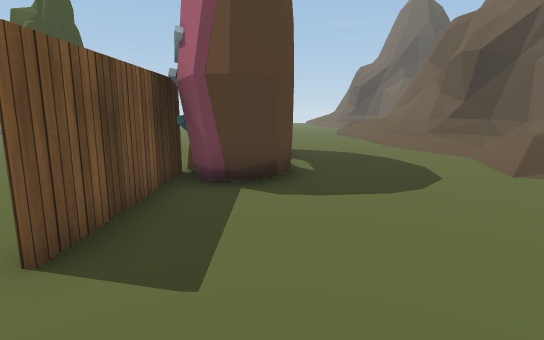
[1] (above)

23 first-person views from a walk through a Unity game level. The camera is 1.2 m above the floor, tilts 10° down and sees 80° across. The floor is counted in squares, 1 m on a side. Each view is taken from the middle of a square. On the plan, view 1 faces up. The plan holds only what a view shows up to about 14 squares ahead; the rest is blank. The place goes on beyond the plan. The player is left out. Some animated figures are not drawn. Some surface patterns are stand-ins.

[2]
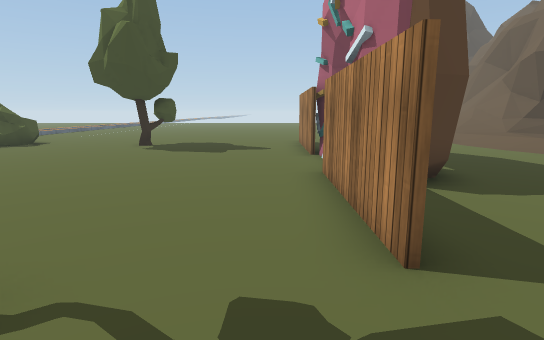

[3]
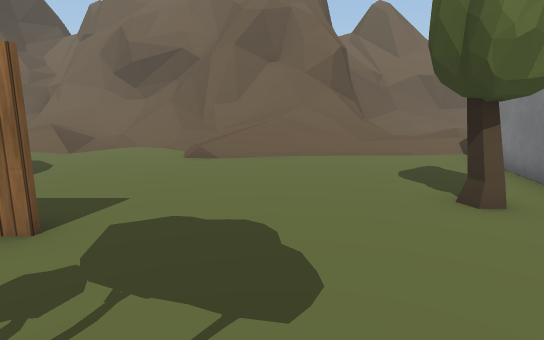

[4]
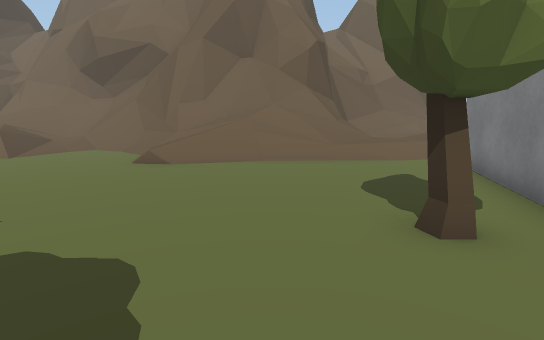

[5]
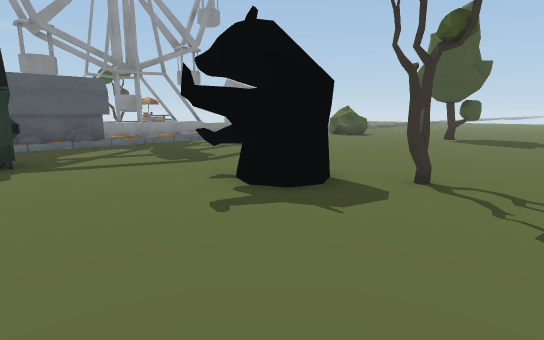

[6]
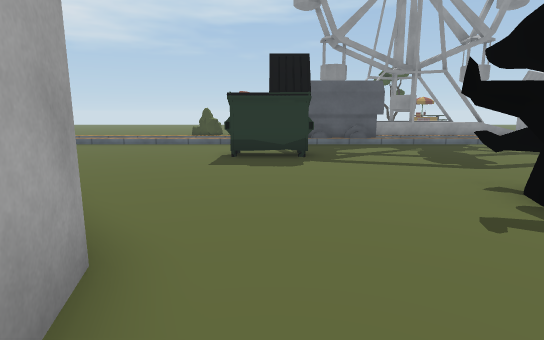

[7]
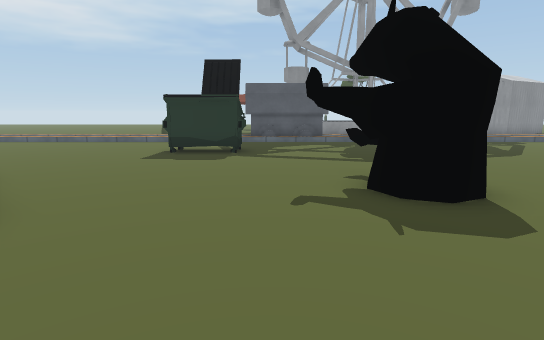

[8]
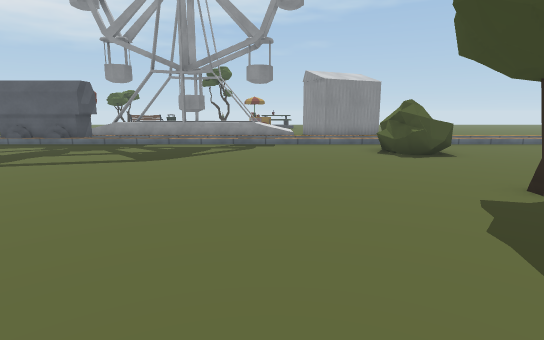

[9]
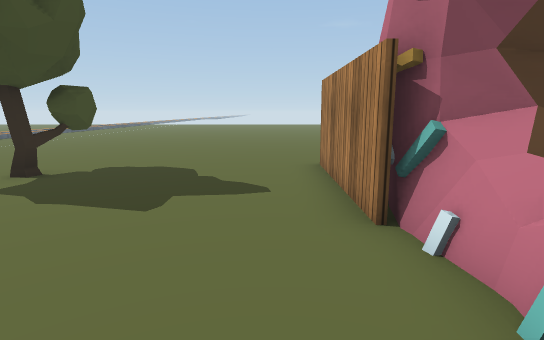

[10]
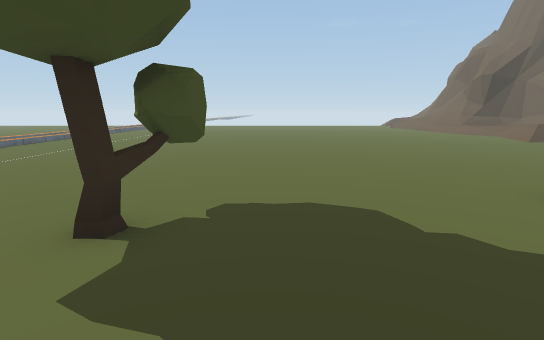

[11]
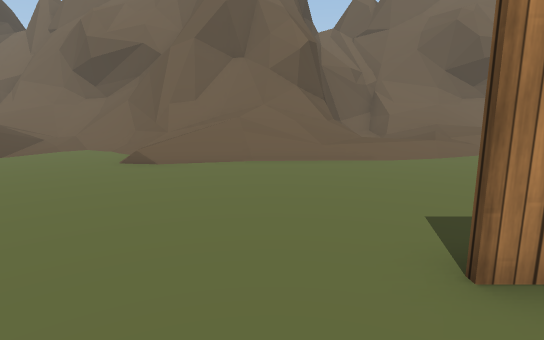

[12]
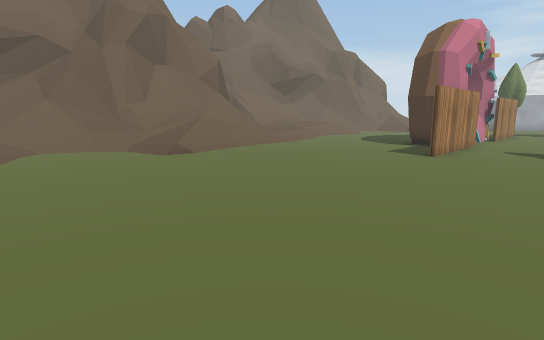

[13]
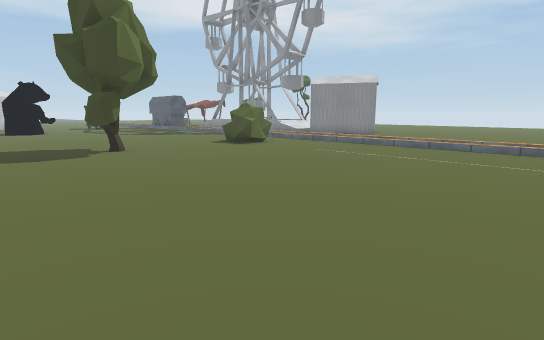

[14]
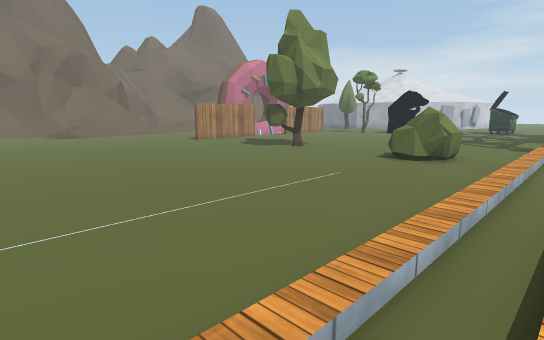

[15]
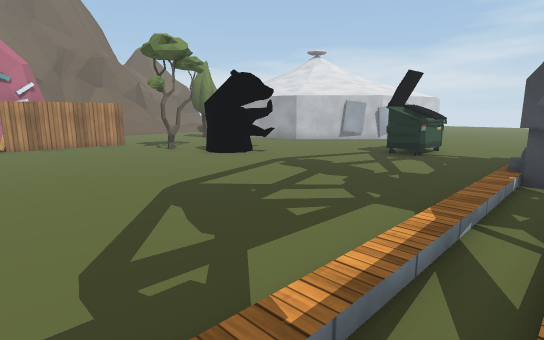

[16]
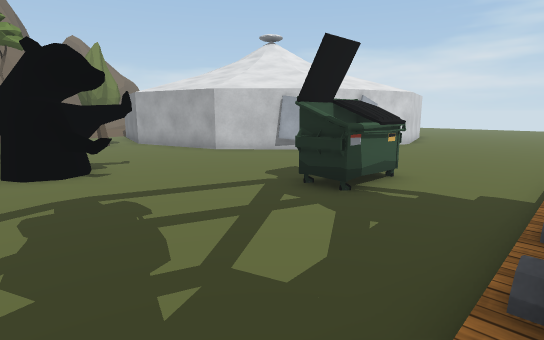

[17]
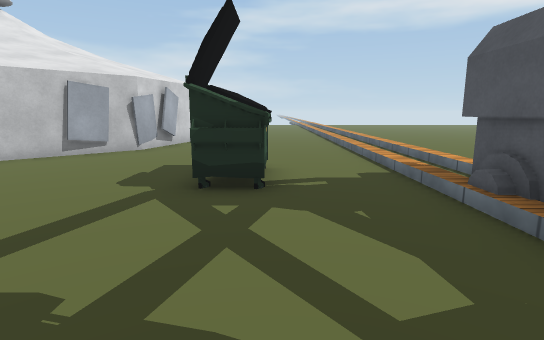

[18]
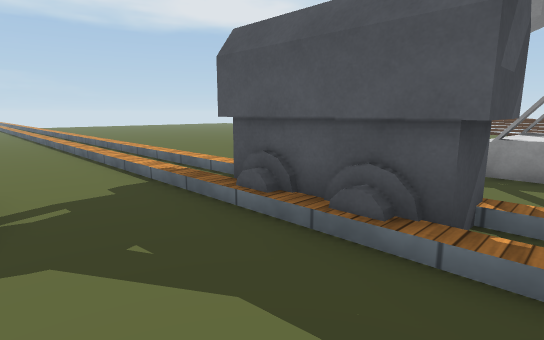

[19]
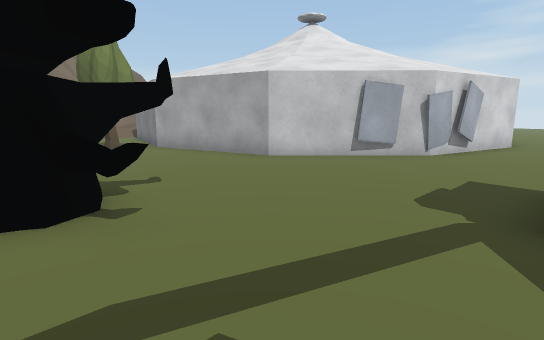

[20]
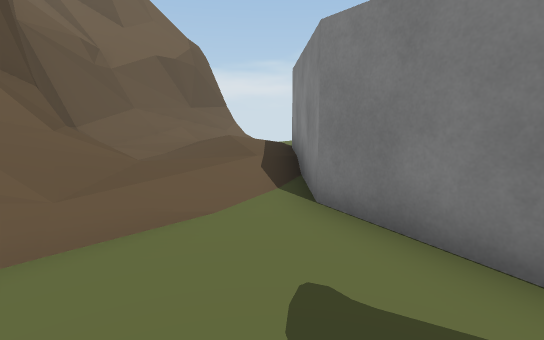

[21]
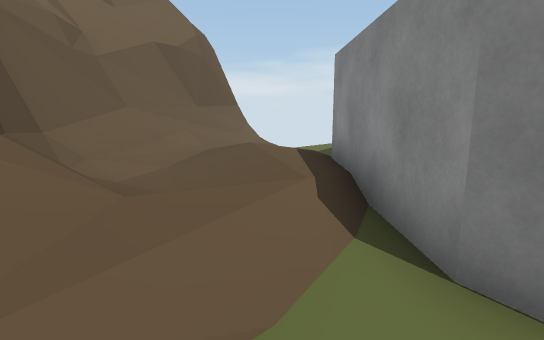

[22]
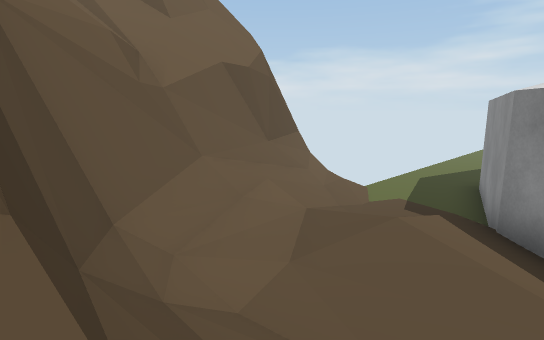

[23]
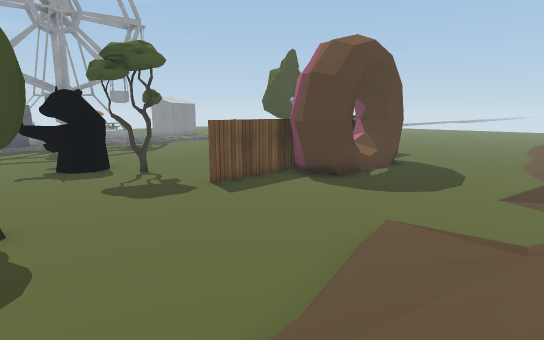

### Floor plan
Key: @ floor where view 1 was taken; # wall or solid block; x gap in a wall; . main floor; : floor 0.25 m higher than the main floor; / step, stairs or slope; = window, fence, low wall or low ledge; ^ raised ledge; T tree; B bush; O other object.
Columns run from 17 left of view 1 to 11 right of it. Each row starts with its distance up from view 1.
 23 //..................../////##
 22 //......................///#
 21 //......................///#
 20 //.....................//==#
 19 //..................../O####
 18 //...................//==^
 17 //...................///=#
 16 //...................///=#
 15  /...................///##
 14  /...................///##
 13  /.BBB...TT....O.....///=###
 12 //.BBB...T.....O......////=#
 11 //.............OOO....//:: #
 10 //.............OOO..../////=
  9 //..............OO.....////#
  8 //..............OO..../////=
  7 //..............OO..../////##
  6 //.............OOO...././//##
  5 //.............OOO......///#
  4 //.............O......../==#
  3 //.............O......./####
  2 //..........T........//=##
  1 //.......OOOT........///=#
  0 ##......OOO......@...///=#
 -1  #.......OO..........///##
 -2  #..............T....///##
 -3  #..OO..........TT...///####
 -4 //..OO..........x.....////##
 -5 //..OO......#########.//::/##
 -6 //.........##       ##////:=#
 -7 //........##         ##/////#
 -8 //.......O            ##//:/#
 -9 //......##             ##/://
-10 //......#               #/.//
-11 //......#               #.../
-12 //.....##               ##..
-13 //.....#                 #..
-14 //.....                   ..

Where each view was taken, in squares from view 1:
view 1: 0 up, 0 right, facing up
view 2: 0 up, 3 left, facing up
view 3: 0 up, 5 left, facing right
view 4: 1 down, 4 left, facing right
view 5: 4 down, 3 left, facing up-left
view 6: 4 down, 3 left, facing left
view 7: 2 down, 2 left, facing left
view 8: 8 up, 3 left, facing left
view 9: 6 up, 3 left, facing up
view 10: 9 up, 6 left, facing up
view 11: 15 up, 4 left, facing right
view 12: 23 up, 5 left, facing down-right
view 13: 23 up, 4 left, facing down-left
view 14: 23 up, 17 left, facing down-right
view 15: 8 up, 17 left, facing down-right
view 16: 2 up, 16 left, facing down-right
view 17: 2 up, 13 left, facing down
view 18: 1 up, 13 left, facing down-left
view 19: 1 up, 12 left, facing down-right
view 20: 2 down, 1 right, facing down-right
view 21: 3 down, 3 right, facing down-right
view 22: 3 down, 6 right, facing down-right
view 23: 3 down, 6 right, facing up-left
